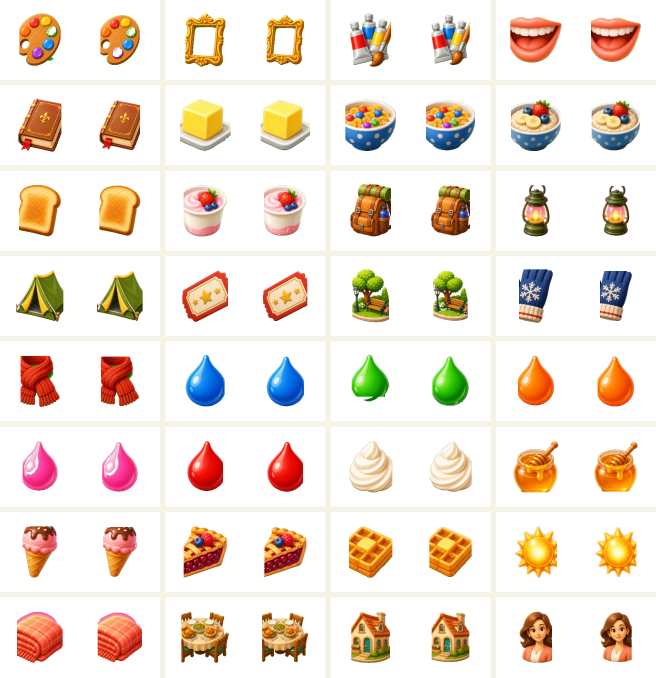
#> input picture Tools/ImageCardAudit/arrow_marked_source_repair/before_after.png, 1968 x 2032 px, given in place of camping_backpack.png, which was not available (shown at 1/3 size)
$ python generate_last_arrow_replacements.py
#> lines starting #> are read from the running program, lines starting #| are printed output that depends on the picture; after the words box and inside, x2 and y2 are one past the last pixel; in counts of white or black regions, pixels touching at a corner belong together
#> in main, before is the input picture: PIL image 1968x2032 RGBA; mean R, G, B, A 60.9, 47.8, 35.8, 75.7
#> in draw_backpack, `img = new_icon()`: img: PIL image 240x240 RGBA; every value is 0
#!/usr/bin/env python3
"""Create full replacement PNGs for the final arrow-marked ImageCards.

These assets intentionally do not reuse the physically cropped source pixels.
They generate complete transparent 240x240 icons for the final small set that
remained visually broken after crop/refit passes.
"""

from __future__ import annotations

import argparse
import json
import math
import shutil
from pathlib import Path

from PIL import Image, ImageDraw, ImageFilter, ImageFont


TARGET_IDS = [
    "camping_backpack",
    "city_park",
    "clothes_glove",
    "dessert_waffle",
    "emotions_warmth",
    "garden_bench",
    "garden_soil",
    "sport_field",
    "tools_saw",
    "toys_train",
]

SIZE = 240


def rgba(color, alpha: int = 255):
    return (*color, alpha)


def mix(a, b, t: float):
    return tuple(round(a[i] * (1 - t) + b[i] * t) for i in range(4))


def gradient_fill(size: tuple[int, int], top, bottom):
    img = Image.new("RGBA", size)
    draw = ImageDraw.Draw(img)
    denom = max(1, size[1] - 1)
    for y in range(size[1]):
        draw.line((0, y, size[0], y), fill=mix(top, bottom, y / denom))
    return img


def alpha_bbox(img: Image.Image):
    return img.getchannel("A").getbbox()


def shadow(draw: ImageDraw.ImageDraw, cx: int = 120, cy: int = 177, w: int = 104, h: int = 18, a: int = 54):
#> called with cx = 120, cy = 181, w = 92, h = 18, a = 54
    layer = Image.new("RGBA", (SIZE, SIZE), (0, 0, 0, 0))
    d = ImageDraw.Draw(layer)
    d.ellipse((cx - w // 2, cy - h // 2, cx + w // 2, cy + h // 2), fill=(0, 0, 0, a))
    layer = layer.filter(ImageFilter.GaussianBlur(5))
    draw.bitmap((0, 0), layer)


def rounded_gradient(img: Image.Image, box, radius: int, top, bottom, outline=None, width: int = 2):
#> called with box = (78, 76, 162, 174), radius = 18, top = (205, 113, 42, 255), bottom = (139, 70, 31, 255), outline = (101, 55, 29, 255), width = 3
    mask = Image.new("L", (SIZE, SIZE), 0)
#> mask: PIL image 240x240 L; every value is 0
    ImageDraw.Draw(mask).rounded_rectangle(box, radius=radius, fill=255)
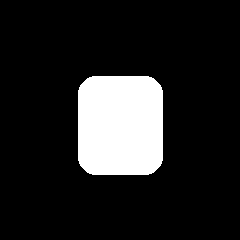
#> mask: PIL image 240x240 L; 14.1% white; 1 white region, box (x1, y1, x2, y2) and area: (78, 76, 163, 175) 8119
    grad = gradient_fill((box[2] - box[0], box[3] - box[1]), top, bottom)
#> in gradient_fill, `img = Image.new("RGBA", size)`: img: PIL image 84x98 RGBA; every value is 0
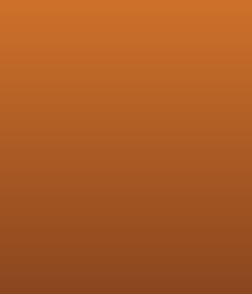
#> grad: PIL image 84x98 RGBA (shown 3 times larger); mean R, G, B, A 172, 91.5, 36.5, 255
    layer = Image.new("RGBA", (SIZE, SIZE), (0, 0, 0, 0))
    layer.paste(grad, box[:2], mask.crop(box))
    img.alpha_composite(layer)
#> img: PIL image 240x240 RGBA
    if outline:
        ImageDraw.Draw(img).rounded_rectangle(box, radius=radius, outline=outline, width=width)


def ellipse_gradient(img: Image.Image, box, top, bottom, outline=None, width: int = 2):
    mask = Image.new("L", (SIZE, SIZE), 0)
    ImageDraw.Draw(mask).ellipse(box, fill=255)
    grad = gradient_fill((box[2] - box[0], box[3] - box[1]), top, bottom)
    layer = Image.new("RGBA", (SIZE, SIZE), (0, 0, 0, 0))
    layer.paste(grad, box[:2], mask.crop(box))
    img.alpha_composite(layer)
    if outline:
        ImageDraw.Draw(img).ellipse(box, outline=outline, width=width)


def polygon_gradient(img: Image.Image, points, top, bottom, outline=None, width: int = 2):
    mask = Image.new("L", (SIZE, SIZE), 0)
    ImageDraw.Draw(mask).polygon(points, fill=255)
    bbox = mask.getbbox()
    if bbox is None:
        return
    grad = gradient_fill((bbox[2] - bbox[0], bbox[3] - bbox[1]), top, bottom)
    layer = Image.new("RGBA", (SIZE, SIZE), (0, 0, 0, 0))
    layer.paste(grad, bbox[:2], mask.crop(bbox))
    img.alpha_composite(layer)
    if outline:
        d = ImageDraw.Draw(img)
        d.line(points + [points[0]], fill=outline, width=width, joint="curve")


def new_icon():
    return Image.new("RGBA", (SIZE, SIZE), (0, 0, 0, 0))


def draw_backpack():
    img = new_icon()
    d = ImageDraw.Draw(img)
    shadow(d, 120, 181, 92, 18)
    rounded_gradient(img, (78, 76, 162, 174), 18, rgba((205, 113, 42)), rgba((139, 70, 31)), rgba((101, 55, 29)), 3)
    rounded_gradient(img, (92, 104, 148, 166), 10, rgba((238, 145, 56)), rgba((177, 83, 34)), rgba((104, 58, 32)), 2)
#> in rounded_gradient (call 2), `ImageDraw.Draw(mask).rounded_rectangle(box, radius=radius, fill=255)`: mask: PIL image 240x240 L; 6.1% white; 1 white region, box (x1, y1, x2, y2) and area: (92, 104, 149, 167) 3499
#> in gradient_fill (call 2), `img = Image.new("RGBA", size)`: img: PIL image 56x62 RGBA; every value is 0
    rounded_gradient(img, (67, 94, 86, 160), 8, rgba((91, 70, 62)), rgba((48, 46, 50)), rgba((31, 30, 32)), 2)
#> in rounded_gradient (call 3), `ImageDraw.Draw(mask).rounded_rectangle(box, radius=radius, fill=255)`: mask: PIL image 240x240 L; 2.2% white; 1 white region, box (x1, y1, x2, y2) and area: (67, 94, 87, 161) 1272
#> in gradient_fill (call 3), `img = Image.new("RGBA", size)`: img: PIL image 19x66 RGBA; every value is 0
    rounded_gradient(img, (154, 94, 173, 160), 8, rgba((91, 70, 62)), rgba((48, 46, 50)), rgba((31, 30, 32)), 2)
#> in rounded_gradient (call 4), `ImageDraw.Draw(mask).rounded_rectangle(box, radius=radius, fill=255)`: mask: PIL image 240x240 L; 2.2% white; 1 white region, box (x1, y1, x2, y2) and area: (154, 94, 174, 161) 1272
    rounded_gradient(img, (80, 50, 160, 83), 12, rgba((139, 185, 74)), rgba((88, 130, 48)), rgba((70, 88, 44)), 2)
#> in rounded_gradient (call 5), `ImageDraw.Draw(mask).rounded_rectangle(box, radius=radius, fill=255)`: mask: PIL image 240x240 L; 4.5% white; 1 white region, box (x1, y1, x2, y2) and area: (80, 50, 161, 84) 2618
#> in gradient_fill (call 5), `img = Image.new("RGBA", size)`: img: PIL image 80x33 RGBA; every value is 0
#> in rounded_gradient (call 5), `layer.paste(grad, box[:2], mask.crop(box))`:
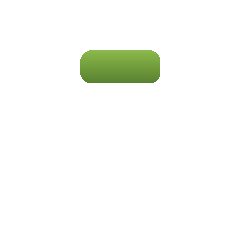
#> layer: PIL image 240x240 RGBA; mean R, G, B, A 5, 6.9, 2.7, 11.2; transparent parts drawn white
    for x in (96, 120, 144):
        d.line((x, 52, x - 10, 82), fill=(95, 58, 35, 220), width=3)
    rounded_gradient(img, (152, 111, 171, 148), 7, rgba((57, 137, 221)), rgba((29, 73, 161)), rgba((16, 54, 119)), 2)
#> in rounded_gradient (call 6), `ImageDraw.Draw(mask).rounded_rectangle(box, radius=radius, fill=255)`:
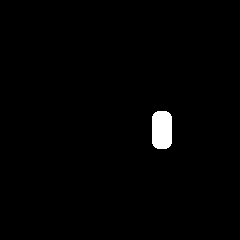
#> mask: PIL image 240x240 L; 1.2% white; 1 white region, box (x1, y1, x2, y2) and area: (152, 111, 172, 149) 712
#> in gradient_fill (call 6), `img = Image.new("RGBA", size)`: img: PIL image 19x37 RGBA; every value is 0
#> in rounded_gradient (call 6), `img.alpha_composite(layer)`:
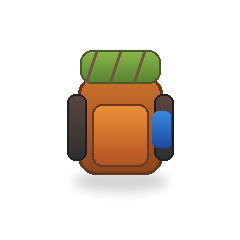
#> img: PIL image 240x240 RGBA; mean R, G, B, A 28.6, 21.2, 12, 52.4; transparent parts drawn white
    d.line((100, 95, 140, 95), fill=(255, 200, 105, 230), width=4)
    d.arc((89, 111, 111, 145), 80, 280, fill=(245, 187, 87, 230), width=3)
    d.arc((129, 111, 151, 145), -100, 100, fill=(245, 187, 87, 230), width=3)
    return img


def draw_city_park():
    img = new_icon()
    d = ImageDraw.Draw(img)
    shadow(d, 120, 182, 118, 18)
    polygon_gradient(img, [(65, 171), (99, 145), (174, 147), (187, 172), (151, 187), (82, 185)], rgba((105, 185, 83)), rgba((67, 130, 55)), rgba((52, 94, 49)), 2)
    rounded_gradient(img, (102, 126, 158, 151), 7, rgba((185, 115, 54)), rgba((129, 70, 35)), rgba((90, 56, 35)), 2)
    for x in (111, 128, 145):
        d.line((x, 128, x - 4, 150), fill=(244, 184, 97, 230), width=3)
    d.line((98, 153, 161, 153), fill=(86, 51, 31, 255), width=5)
    d.line((108, 153, 101, 169), fill=(95, 54, 31, 255), width=5)
    d.line((151, 153, 158, 169), fill=(95, 54, 31, 255), width=5)
    rounded_gradient(img, (82, 99, 98, 164), 6, rgba((96, 65, 39)), rgba((70, 45, 28)), rgba((54, 35, 22)), 2)
    ellipse_gradient(img, (64, 64, 121, 116), rgba((134, 217, 74)), rgba((63, 148, 45)), rgba((49, 107, 42)), 2)
    ellipse_gradient(img, (94, 53, 161, 118), rgba((142, 225, 78)), rgba((72, 156, 45)), rgba((50, 112, 39)), 2)
    ellipse_gradient(img, (125, 78, 177, 124), rgba((131, 207, 73)), rgba((70, 145, 48)), rgba((50, 101, 44)), 2)
    return img


# [117 lines left out: functions draw_glove, draw_waffle, draw_blanket, draw_bench, draw_soil, draw_field and 2 more, not called in this run]


DRAWERS = {
    "camping_backpack": draw_backpack,
    "city_park": draw_city_park,
    "clothes_glove": draw_glove,
    "dessert_waffle": draw_waffle,
    "emotions_warmth": draw_blanket,
    "garden_bench": draw_bench,
    "garden_soil": draw_soil,
    "sport_field": draw_field,
    "tools_saw": draw_saw,
    "toys_train": draw_train,
}


def fit_canvas(img: Image.Image) -> tuple[Image.Image, dict[str, object]]:
    bbox = alpha_bbox(img)
#> bbox = (64, 50, 177, 202)
    if bbox is None:
        raise ValueError("empty generated icon")
    cropped = img.crop(bbox)
    max_side = 144
    scale = min(max_side / max(cropped.size), 1.0)
#> scale = 0.947
    resized = cropped.resize((round(cropped.width * scale), round(cropped.height * scale)), Image.Resampling.LANCZOS)
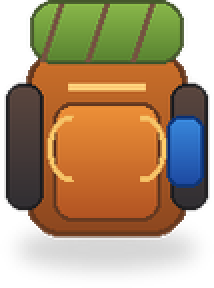
#> resized: PIL image 107x144 RGBA (shown 2 times larger); mean R, G, B, A 97.9, 73.6, 41.4, 174.7; transparent parts drawn white
    out = Image.new("RGBA", (SIZE, SIZE), (0, 0, 0, 0))
    out.alpha_composite(resized, ((SIZE - resized.width) // 2, (SIZE - resized.height) // 2))
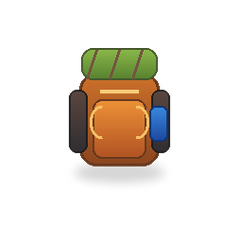
#> out: PIL image 240x240 RGBA; mean R, G, B, A 26.2, 19.7, 11.1, 46.7; transparent parts drawn white
    final = alpha_bbox(out)
#> final = (66, 48, 173, 192)
    if final is None:
        raise ValueError("empty final icon")
    l, t, r, b = final
#> l = 66; t = 48; r = 173; b = 192
    return out, {"bbox": list(final), "margins": [l, t, SIZE - r, SIZE - b], "maxSide": max(r - l, b - t)}


# [25 lines left out: functions composite_preview, make_contact_sheet, not called in this run]


def main() -> int:
    parser = argparse.ArgumentParser()
    parser.add_argument("--root", default="Assets/Resources/ImageCards/Premium")
    parser.add_argument("--out-dir", default="Tools/ImageCardAudit/last_arrow_replacements")
    parser.add_argument("--apply", action="store_true")
    args = parser.parse_args()

    root = Path(args.root)
    out_dir = Path(args.out_dir)
    sliced = out_dir / "sliced"
    sliced.mkdir(parents=True, exist_ok=True)
    items = []
    report = []
    for card_id in TARGET_IDS:
        before_path = root / f"{card_id}.png"
        before = Image.open(before_path).convert("RGBA")
        generated, item_report = fit_canvas(DRAWERS[card_id]())
#> item_report = {'bbox': [66, 48, 173, 192], 'margins': [66, 48, 67, 48], 'maxSide': 144}
        generated.save(sliced / f"{card_id}.png")
        if args.apply:
            backup = out_dir / "before_apply"
            backup.mkdir(parents=True, exist_ok=True)
            shutil.copy2(before_path, backup / before_path.name)
            generated.save(before_path)
        items.append((card_id, before, generated))
        report.append({"id": card_id, "file": str(before_path), **item_report})
    make_contact_sheet(items, out_dir / "before_after.png")
    (out_dir / "report.json").write_text(json.dumps(report, ensure_ascii=False, indent=2), encoding="utf-8")
    print(f"generated={len(items)} apply={args.apply}")
    print(out_dir / "before_after.png")
    print(out_dir / "report.json")
    return 0


if __name__ == "__main__":
#> (the run stopped early here; a loop or call above may not have finished)
